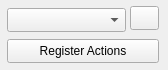
<?xml version="1.0" encoding="UTF-8"?>
<ui version="4.0">
 <class>McdTransit</class>
 <widget class="QWidget" name="McdTransit">
  <property name="geometry">
   <rect>
    <x>0</x>
    <y>0</y>
    <width>168</width>
    <height>70</height>
   </rect>
  </property>
  <property name="acceptDrops">
   <bool>true</bool>
  </property>
  <property name="windowTitle">
   <string>Transition Set</string>
  </property>
  <widget class="QPushButton" name="refBtn">
   <property name="geometry">
    <rect>
     <x>130</x>
     <y>6</y>
     <width>29</width>
     <height>24</height>
    </rect>
   </property>
   <property name="text">
    <string/>
   </property>
  </widget>
  <widget class="QComboBox" name="nodeCmb">
   <property name="geometry">
    <rect>
     <x>7</x>
     <y>8</y>
     <width>119</width>
     <height>24</height>
    </rect>
   </property>
  </widget>
  <widget class="QPushButton" name="regActBtn">
   <property name="geometry">
    <rect>
     <x>7</x>
     <y>39</y>
     <width>152</width>
     <height>24</height>
    </rect>
   </property>
   <property name="text">
    <string>Register Actions</string>
   </property>
  </widget>
 </widget>
 <resources/>
 <connections/>
</ui>
